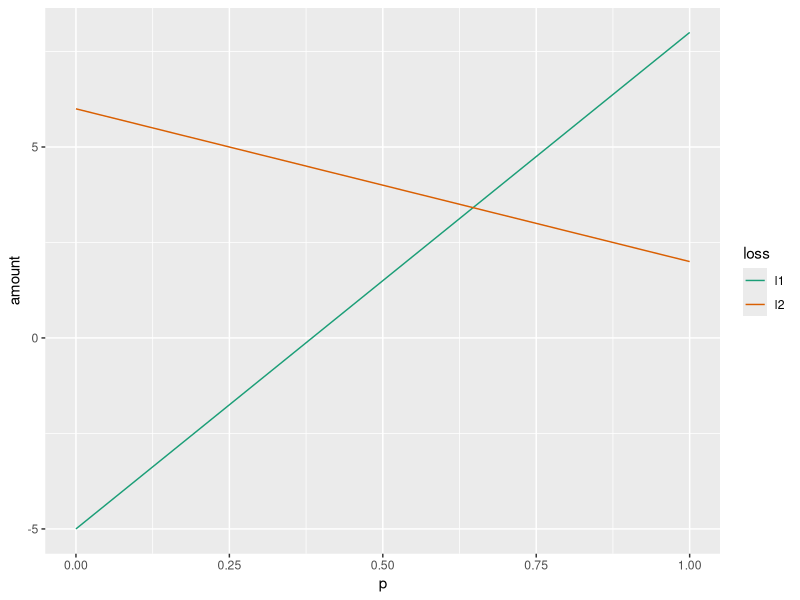

Recreate this plot in R.
## ---- chunk 1
library(knitr)
opts_chunk$set(
  message = FALSE,
  cache = FALSE,
  echo = FALSE,
  fig.height = 5,
  fig.width = 8,
  fig.align = "center",
  collapse = TRUE,
  comment = "#>"
)
options(digits=2)
library(tidyverse)
library(gridExtra)
## ---- chunk 2
loss <- function(p) {
  l1 <- 8*p - 5*(1-p)
  l2 <- 2*p + 6*(1-p)
  df <- data.frame(p, l1, l2)
  return(df)
}
p <- seq(0, 1, 0.01)
l <- loss(p) %>%
       gather(loss, amount, l1:l2)
ggplot(l, aes(x=p, y=amount, colour=loss)) + 
  geom_line() + scale_colour_brewer(palette="Dark2")
